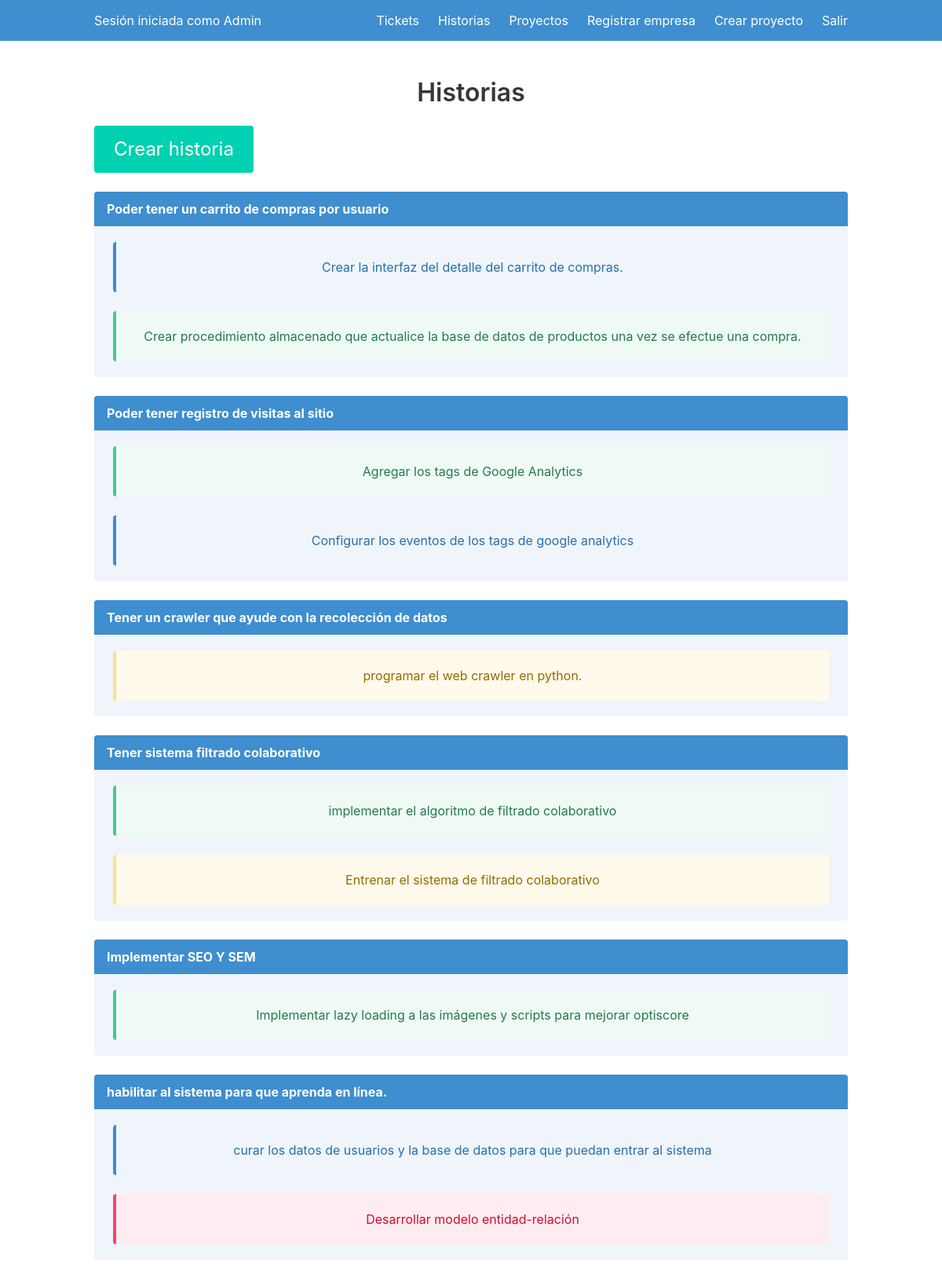
/historias (signed in), run on the app's committed database.
### models.py (models this page shows, shortened)
class Usuario(UserMixin, bd.Model):
    __tablename__ = 'Usuarios'
    Cc = bd.Column(bd.Integer, primary_key=True)
    Nombre = bd.Column(bd.String(50), unique=True)
    eMail = bd.Column(bd.String(50), unique=True)
    Nit_empresa = bd.Column(bd.Integer, bd.ForeignKey('Empresas.Nit'), nullable=False)
    Contrasena = bd.Column(bd.String(100))

class Historia(UserMixin, bd.Model):
    __tablename__ = 'Historias'
    Id = bd.Column(bd.Integer, primary_key=True)
    Descr = bd.Column(bd.String(500))
    Id_Proyecto = bd.Column(bd.Integer, bd.ForeignKey('Proyectos.Id'), nullable=False)
    Id_Usuario = bd.Column(bd.Integer,bd.ForeignKey('Usuarios.Cc'), nullable=False)

class Tickets(UserMixin, bd.Model):
    __tablename__ = 'Tickets'
    Id = bd.Column(bd.Integer, primary_key=True)
    Descr = bd.Column(bd.String(500))
    Estado = bd.Column(bd.String(15), nullable=False)
    Id_Historia = bd.Column(bd.Integer, bd.ForeignKey('Historias.Id'), nullable=False)

### main.py (the view)
@main.route('/historias', methods=['POST','GET'])
@login_required
def historias():
    if request.method == 'POST':
        descr = request.form.get('descr')
        proyecto = request.form.get('proyecto')
        id_usu = current_user.Cc
        nueva_historia = Historia(Descr=descr, Id_Proyecto=proyecto, Id_Usuario = id_usu)
        bd.session.add(nueva_historia)
        bd.session.commit()
        descr = request.form.get('descripcion_ticket')
        estado = request.form.get('estado_ticket')
        id_historia = nueva_historia.Id
        nuevo_ticket = Tickets(Descr=descr,Estado=estado,Id_Historia=id_historia)
        bd.session.add(nuevo_ticket)
        bd.session.commit()
        bd.session.close()
        return redirect(url_for('main.historias'))
    else:
        proyectos = Proyecto.query.filter(Proyecto.Nit_empresa == current_user.Nit_empresa)
        historias = Historia.query.filter(Historia.Id_Usuario == current_user.Cc)
        tickets = Tickets.query.all()
        return render_template('historias.html', proyectos=proyectos, historias=historias, tickets=tickets)

### __init__.py (called while the page is built)
def create_app():
    app = Flask(__name__)
    app.config['SECRET_KEY'] = b"'\xb2\xfe\x86T:\xd0\x8b\x94MI\xe3$\xc4\xd5\x0c"
    app.config['SQLALCHEMY_DATABASE_URI'] = 'sqlite:///BD/db.sqlite'
    bd.init_app(app)
    from .models import Empresa, Usuario, Proyecto, Historia
    login_manager = LoginManager()
    login_manager.login_view = 'auth.entrar'
    login_manager.login_message = "Se necesita estar autenticado para acceder a esta página"
    login_manager.login_message_category = "warning"
    login_manager.init_app(app)
    @login_manager.user_loader
    def load_user(user_id):
        return Usuario.query.get(int(user_id))
    from .auth import auth as auth_blueprint
    app.register_blueprint(auth_blueprint)
    from .main import main as main_blueprint
    app.register_blueprint(main_blueprint)
    return app

### templates/historias.html (shortened to what this page needs)
{% extends "base.html" %}
{% block content %}
<h1 class="title">
    Historias
</h1>
<div class="container">
    <div class="buttons">
        <button class="button is-primary is-large modal-button" data-target="modal-ticket">Crear historia</button>
    </div>
<div class="container">
    {% for historia in historias %}
        <article class="message is-info">
            <div class="message-header">
                <p>{{historia.Descr}}</p>
            </div>
            <div class="message-body">
                {% for ticket in tickets %}
                    {% if ticket.Id_Historia == historia.Id %}
                        {% if ticket.Estado == "Activo" %}
                            <article class="message is-warning">
                                <div class="message-body">
                                    <p>{{ticket.Descr}}</p>
                                </div>
                            </article>
                        {% elif ticket.Estado == "En proceso" %}
                            <article class="message is-info">
                                <div class="message-body">
                                    <p>{{ticket.Descr}}</p>
                                </div>
                            </article>
                        {% elif ticket.Estado == "Finalizado" %}
                            <article class="message is-success">
                                <div class="message-body">
                                    <p>{{ticket.Descr}}</p>
                                </div>
                            </article>
                        {% elif ticket.Estado == "Cancelado" %}
                            <article class="message is-danger">
                                <div class="message-body">
                                    <p>{{ticket.Descr}}</p>
                                </div>
                            </article>
                        {% endif %}
                    {% endif %}
                {% endfor %}
            </div>
        </article>
    {% endfor %}
</div>
{% endblock %}

### templates/base.html (shortened to what this page needs)
<!DOCTYPE html>
<html>
<head>
    <link rel="stylesheet" href="https://cdn.jsdelivr.net/npm/bulma@0.9.3/css/bulma.min.css" />
</head>
<body>
    <div class="hero-head">
        <nav class="navbar is-info">
            <div class="container">
                <div class="navbar-brand">
                    {% if current_user.is_authenticated %}
                        <div class="navbar-item">
                            Sesión iniciada como {{current_user.Nombre}}
                        </div>
                    {% endif %}
                    </div>
                <div id="navbarMenu" class="navbar-menu is-info">
                    <div class="navbar-end">
                        {% if current_user.is_authenticated %}
                            <a href="{{ url_for('main.index') }}" class="navbar-item">
                                Tickets
                            </a>
                            <a href="{{ url_for('main.historias') }}" class="navbar-item">
                                Historias
                            </a>
                            <a href="{{ url_for('main.proyectos') }}" class="navbar-item">
                                Proyectos
                            </a>
                        {% endif %}
                        {% if current_user.is_authenticated and current_user.Nombre == "Admin"  %}
                            <a href="{{ url_for('main.registrar_emp') }}" class="navbar-item">
                                Registrar empresa
                            </a>
                        {% endif %}
                        {% if current_user.is_authenticated and current_user.Nombre == "Admin"  %}
                            <a href="{{ url_for('main.crear_proyecto') }}" class="navbar-item">
                                Crear proyecto
                            </a>
                        {% endif %}
                        {% if current_user.is_authenticated %}
                            <a href="{{ url_for('auth.salir') }}" class="navbar-item">
                                Salir
                            </a>
                        {% endif %}
                    </div>
                </div>
            </div>
        </nav>
    </div>
    <div class="hero-body">
        <div class="container has-text-centered">
            {% block content %}
            {% endblock %}
        </div>
    </div>
</body>
</html>

### data on the page
Usuario: Nombre "Admin"
Historia: Descr "Poder tener un carrito de compras por usuario"
Tickets: Descr "Crear la interfaz del detalle del carrito de compras."
Tickets: Descr "Crear procedimiento almacenado que actualice la base de datos de productos una vez se efectue una compra."
Historia: Descr "Poder tener registro de visitas al sitio"
Tickets: Descr "Agregar los tags de Google Analytics"
Tickets: Descr "Configurar los eventos de los tags de google analytics"
Historia: Descr "Tener un crawler que ayude con la recolección de datos"
Tickets: Descr "programar el web crawler en python."
Historia: Descr "Tener sistema filtrado colaborativo"
Tickets: Descr "implementar el algoritmo de filtrado colaborativo"
Tickets: Descr "Entrenar el sistema de filtrado colaborativo"
Historia: Descr "Implementar SEO Y SEM"
Tickets: Descr "Implementar lazy loading a las imágenes y scripts para mejorar optiscore"
Historia: Descr "habilitar al sistema para que aprenda en línea."
Tickets: Descr "curar los datos de usuarios y la base de datos para que puedan entrar al sistema"
Tickets: Descr "Desarrollar modelo entidad-relación"
